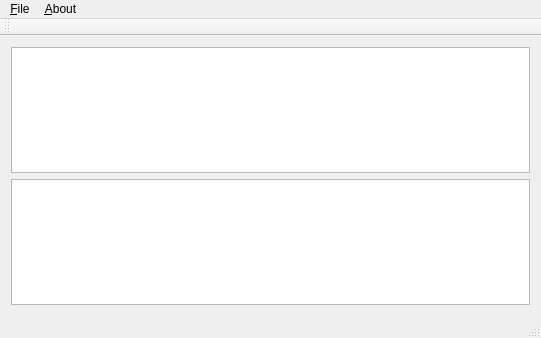
<?xml version="1.0" encoding="UTF-8"?>
<ui version="4.0">
 <class>SinglishMain</class>
 <widget class="QMainWindow" name="SinglishMain">
  <property name="geometry">
   <rect>
    <x>0</x>
    <y>0</y>
    <width>541</width>
    <height>338</height>
   </rect>
  </property>
  <property name="windowTitle">
   <string>Singlish</string>
  </property>
  <widget class="QWidget" name="centralWidget">
   <layout class="QHBoxLayout" name="horizontalLayout">
    <item>
     <layout class="QVBoxLayout" name="verticalLayout">
      <item>
       <widget class="QPlainTextEdit" name="textSinglish"/>
      </item>
      <item>
       <widget class="QPlainTextEdit" name="textSinhala"/>
      </item>
     </layout>
    </item>
   </layout>
  </widget>
  <widget class="QMenuBar" name="menuBar">
   <property name="geometry">
    <rect>
     <x>0</x>
     <y>0</y>
     <width>541</width>
     <height>22</height>
    </rect>
   </property>
   <widget class="QMenu" name="menuHelp">
    <property name="title">
     <string>&amp;File</string>
    </property>
    <addaction name="actionNew"/>
    <addaction name="actionOpen"/>
    <addaction name="separator"/>
    <addaction name="action_Save"/>
    <addaction name="actionSave_as_Sinhala"/>
    <addaction name="separator"/>
    <addaction name="actionE_xit"/>
   </widget>
   <widget class="QMenu" name="menuHelp_2">
    <property name="title">
     <string>&amp;About</string>
    </property>
    <addaction name="actionHelp"/>
    <addaction name="separator"/>
    <addaction name="action_About"/>
   </widget>
   <addaction name="menuHelp"/>
   <addaction name="menuHelp_2"/>
  </widget>
  <widget class="QToolBar" name="mainToolBar">
   <attribute name="toolBarArea">
    <enum>TopToolBarArea</enum>
   </attribute>
   <attribute name="toolBarBreak">
    <bool>true</bool>
   </attribute>
  </widget>
  <widget class="QStatusBar" name="statusBar"/>
  <action name="actionNew">
   <property name="text">
    <string>&amp;New</string>
   </property>
  </action>
  <action name="actionOpen">
   <property name="text">
    <string>&amp;Open</string>
   </property>
  </action>
  <action name="action_Save">
   <property name="text">
    <string>&amp;Save</string>
   </property>
  </action>
  <action name="actionSave_as_Sinhala">
   <property name="text">
    <string>Save &amp;as Sinhala</string>
   </property>
  </action>
  <action name="actionE_xit">
   <property name="text">
    <string>E&amp;xit</string>
   </property>
  </action>
  <action name="actionHelp">
   <property name="text">
    <string>Help</string>
   </property>
  </action>
  <action name="action_About">
   <property name="text">
    <string>&amp;About</string>
   </property>
  </action>
 </widget>
 <layoutdefault spacing="6" margin="11"/>
 <resources/>
 <connections/>
</ui>
